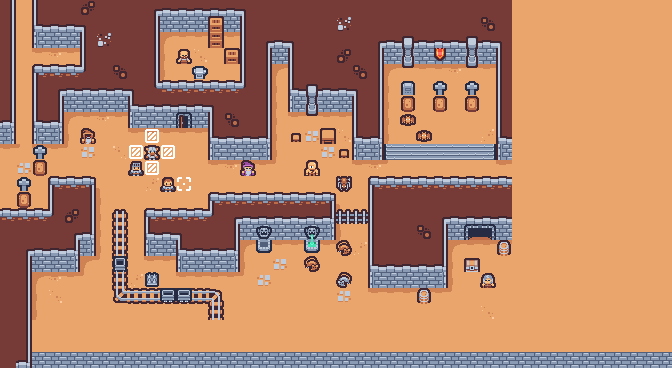

Below is a game level as drawn by its tile map, then a one-line description and the .tmx file that defines it, in full:
An orthogonal 42x23 tile map with 16x16 px tiles, 3 tile layers (Dungeon, Objects, Carts).

<map version="1.10" tiledversion="1.10.2" orientation="orthogonal" renderorder="right-down" width="42" height="23" tilewidth="16" tileheight="16" infinite="0" nextlayerid="6" nextobjectid="1">
 <editorsettings>
  <export target="sampleMap.csv" format="csv" />
 </editorsettings>
 <tileset firstgid="1" source="sampleSheet.tsx" />
 <layer id="1" name="Dungeon" width="42" height="23">
  <data encoding="csv">
14,49,16,1,1,3221225485,1,1,1,2,3,3,3,3,3,4,1,1,1,1,1,1,1,1,1,1,1,1,1,1,1,1,49,49,49,49,49,49,49,49,49,49,
14,49,17,3,3,4,1,1,1,14,41,41,41,41,41,16,1,1,1,1,1,25,1,1,1,1,1,1,1,1,1073741837,1,49,49,49,49,49,49,49,49,49,49,
14,49,58,41,41,16,25,1,1,14,1610612789,51,51,52,51,16,2,3,4,1,1,1,1,2,3,7,3,3,3,7,3,4,49,49,49,49,49,49,49,49,49,49,
14,49,51,52,51,16,1,1,1,14,1610612787,49,3221225522,49,49,16,14,41,16,1,1,536870925,1,14,41,19,41,30,41,19,41,16,49,49,49,49,49,49,49,49,49,49,
14,49,5,27,27,28,1,1073741837,1,14,1610612787,49,49,49,49,16,14,1610612789,16,1,1,1,1073741837,14,1610612789,31,51,51,52,31,51,16,49,49,49,49,49,49,49,49,49,49,
14,49,16,2,3,3,3,3,4,26,27,27,27,27,27,28,14,1610612787,17,7,3,3,4,14,1610612787,49,49,49,49,49,49,16,49,49,49,49,49,49,49,49,49,49,
14,49,16,14,41,41,41,41,17,3,3,3,3,4,1,1,14,1610612787,58,19,41,41,16,14,1610612787,49,49,49,49,49,49,16,49,49,49,49,49,49,49,49,49,49,
18,49,17,18,1610612789,51,52,51,58,41,41,22,41,16,2684354573,1,14,1610612787,51,31,51,51,16,14,1610612787,49,49,49,49,49,49,16,49,49,49,49,49,49,49,49,49,49,
60,49,58,60,1610612787,49,49,49,51,51,51,51,51,17,3,3,18,1610612787,49,43,49,3221225522,17,18,1610612787,49,49,49,49,49,2684354610,17,49,49,49,49,49,49,49,49,49,49,
51,54,51,51,54,43,49,50,49,49,49,49,49,58,41,41,60,1610612787,49,49,43,49,58,60,37,38,38,38,38,38,39,58,49,49,49,49,49,49,49,49,49,49,
49,43,49,49,49,49,49,49,49,49,49,49,49,51,52,51,51,54,49,49,49,49,51,52,54,49,49,49,49,49,49,51,49,49,49,49,49,49,49,49,49,49,
49,49,49,5,27,6,1610612790,49,49,2147483698,49,49,49,49,49,49,49,49,49,49,49,49,49,5,27,27,27,27,27,27,27,27,49,49,49,49,49,49,49,49,49,49,
49,49,49,16,1,14,1610612787,49,49,49,49,49,49,5,27,27,27,27,27,27,6,1610612790,49,16,1,1,1,1,1,1,1,1,49,49,49,49,49,49,49,49,49,49,
27,27,27,28,3221225485,14,1610612787,49,49,5,27,27,27,28,2,3,3,3,3,3,18,1610612787,49,16,1,1,1,2,3,3,3,3,49,49,49,49,49,49,49,49,49,49,
1,1,1,1,2,18,1610612787,49,49,17,3,4,1,1,14,41,20,41,41,21,60,1610612787,49,16,1,1,1073741837,14,41,11,12,41,49,49,49,49,49,49,49,49,49,49,
1,2,3,3,18,60,1610612787,49,49,58,41,17,3,3,18,1610612789,32,51,51,33,51,54,2147483698,16,1,1,1,14,1610612789,51,51,51,49,49,49,49,49,49,49,49,49,49,
1,14,41,41,60,1610612789,54,49,49,51,51,58,41,41,60,1610612787,49,43,49,49,49,49,49,17,3,3,3,18,1610612787,49,49,49,49,49,49,49,49,49,49,49,49,49,
1,14,1610612789,52,51,54,49,49,2147483698,42,49,51,51,51,51,54,43,49,49,49,49,49,49,58,41,41,41,60,1610612787,49,49,49,49,49,49,49,49,49,49,49,49,49,
1,14,1610612787,3758096434,49,49,49,49,49,3758096434,49,49,49,49,49,49,49,49,49,49,49,43,49,51,51,51,51,51,54,49,49,49,49,49,49,49,49,49,49,49,49,49,
1,14,1610612787,49,49,49,49,49,49,49,49,49,49,49,49,49,49,49,49,49,49,49,49,49,49,49,49,49,49,49,3758096434,49,49,49,49,49,49,49,49,49,49,49,
1,14,49,49,49,49,49,49,49,49,49,49,49,49,49,49,49,49,49,49,49,49,49,49,49,49,49,49,49,49,49,49,49,49,49,49,49,49,49,49,49,49,
1,14,49,49,49,49,49,49,49,49,49,49,49,49,49,49,49,49,49,49,49,49,49,49,49,49,49,49,49,49,49,49,49,49,49,49,49,49,49,49,49,49,
1,18,41,41,41,41,41,41,41,41,41,41,41,41,41,41,41,41,41,41,41,41,41,41,41,41,41,41,41,41,41,41,41,41,41,41,41,41,41,41,41,41
</data>
 </layer>
 <layer id="4" name="Objects" width="42" height="23">
  <data encoding="csv">
0,0,0,0,0,0,0,0,0,0,0,0,0,0,0,0,0,0,0,0,0,0,0,0,0,0,0,0,0,0,0,0,0,0,0,0,0,0,0,0,0,0,
0,0,0,0,0,0,0,0,0,0,0,0,0,64,0,0,0,0,0,0,0,0,0,0,0,0,0,0,0,0,0,0,0,0,0,0,0,0,0,0,0,0,
0,0,0,0,0,0,0,0,0,0,0,0,0,76,0,0,0,0,0,0,0,0,0,0,0,0,0,0,0,0,0,0,0,0,0,0,0,0,0,0,0,0,
0,0,0,0,0,0,0,0,0,0,0,87,0,0,64,0,0,0,0,0,0,0,0,0,0,0,0,0,0,0,0,0,0,0,0,0,0,0,0,0,0,0,
0,0,0,0,0,0,0,0,0,0,0,0,75,0,0,0,0,0,0,0,0,0,0,0,0,0,0,0,0,0,0,0,0,0,0,0,0,0,0,0,0,0,
0,0,0,0,0,0,0,0,0,0,0,0,0,0,0,0,0,0,0,0,0,0,0,0,0,66,0,65,0,65,0,0,0,0,0,0,0,0,0,0,0,0,
0,0,0,0,0,0,0,0,0,0,0,0,0,0,0,0,0,0,0,0,0,0,0,0,0,67,0,67,0,67,0,0,0,0,0,0,0,0,0,0,0,0,
0,0,0,0,0,0,0,0,0,0,0,0,0,0,0,0,0,0,0,0,0,0,0,0,0,121,0,0,0,0,0,0,0,0,0,0,0,0,0,0,0,0,
0,0,0,0,0,112,0,0,0,62,0,0,0,0,0,0,0,0,74,0,73,0,0,0,0,0,121,0,0,0,0,0,0,0,0,0,0,0,0,0,0,0,
0,0,65,0,0,0,0,0,62,88,62,0,0,0,0,0,0,0,0,0,0,74,0,0,0,0,0,0,0,0,0,0,0,0,0,0,0,0,0,0,0,0,
0,0,67,0,0,0,0,0,98,62,0,0,0,0,0,85,0,0,0,2147483758,0,0,0,0,0,0,0,0,0,0,0,0,0,0,0,0,0,0,0,0,0,0,
0,65,0,0,0,0,0,0,0,0,99,61,0,0,0,0,0,0,0,0,0,123,0,0,0,0,0,0,0,0,0,0,0,0,0,0,0,0,0,0,0,0,
0,67,0,0,0,0,0,0,0,0,0,0,0,0,0,0,0,0,0,0,0,0,0,0,0,0,0,0,0,0,0,0,0,0,0,0,0,0,0,0,0,0,
0,0,0,0,0,0,0,68,0,0,0,0,0,0,0,0,0,0,0,0,0,78,78,0,0,0,0,0,0,0,0,0,0,0,0,0,0,0,0,0,0,0,
0,0,0,0,0,0,0,82,0,0,0,0,0,0,0,0,0,0,0,0,0,0,0,0,0,0,0,0,0,0,0,0,0,0,0,0,0,0,0,0,0,0,
0,0,0,0,0,0,0,82,0,0,0,0,0,0,0,0,0,0,0,0,0,124,0,0,0,0,0,0,0,0,0,83,0,0,0,0,0,0,0,0,0,0,
0,0,0,0,0,0,0,82,0,0,0,0,0,0,0,0,0,0,0,124,0,0,0,0,0,0,0,0,0,90,0,0,0,0,0,0,0,0,0,0,0,0,
0,0,0,0,0,0,0,82,0,0,0,0,0,0,0,0,0,0,0,0,0,2147483773,0,0,0,0,0,0,0,0,2147483749,0,0,0,0,0,0,0,0,0,0,0,
0,0,0,0,0,0,0,94,71,71,71,71,71,72,0,0,0,0,0,0,0,0,0,0,0,0,83,0,0,0,0,0,0,0,0,0,0,0,0,0,0,0,
0,0,0,0,0,0,0,0,0,0,0,0,0,82,0,0,0,0,0,0,0,0,0,0,0,0,0,0,0,0,0,0,0,0,0,0,0,0,0,0,0,0,
0,0,0,0,0,0,0,0,0,0,0,0,0,0,0,0,0,0,0,0,0,0,0,0,0,0,0,0,0,0,0,0,0,0,0,0,0,0,0,0,0,0,
0,0,0,0,0,0,0,0,0,0,0,0,0,0,0,0,0,0,0,0,0,0,0,0,0,0,0,0,0,0,0,0,0,0,0,0,0,0,0,0,0,0,
0,0,0,0,0,0,0,0,0,0,0,0,0,0,0,0,0,0,0,0,0,0,0,0,0,0,0,0,0,0,0,0,0,0,0,0,0,0,0,0,0,0
</data>
 </layer>
 <layer id="5" name="Carts" width="42" height="23">
  <data encoding="csv">
0,0,0,0,0,0,0,0,0,0,0,0,0,0,0,0,0,0,0,0,0,0,0,0,0,0,0,0,0,0,0,0,0,0,0,0,0,0,0,0,0,0,
0,0,0,0,0,0,0,0,0,0,0,0,0,0,0,0,0,0,0,0,0,0,0,0,0,0,0,0,0,0,0,0,0,0,0,0,0,0,0,0,0,0,
0,0,0,0,0,0,0,0,0,0,0,0,0,0,0,0,0,0,0,0,0,0,0,0,0,0,0,0,0,0,0,0,0,0,0,0,0,0,0,0,0,0,
0,0,0,0,0,0,0,0,0,0,0,0,0,0,0,0,0,0,0,0,0,0,0,0,0,0,0,0,0,0,0,0,0,0,0,0,0,0,0,0,0,0,
0,0,0,0,0,0,0,0,0,0,0,0,0,0,0,0,0,0,0,0,0,0,0,0,0,0,0,0,0,0,0,0,0,0,0,0,0,0,0,0,0,0,
0,0,0,0,0,0,0,0,0,0,0,0,0,0,0,0,0,0,0,0,0,0,0,0,0,0,0,0,0,0,0,0,0,0,0,0,0,0,0,0,0,0,
0,0,0,0,0,0,0,0,0,0,0,0,0,0,0,0,0,0,0,0,0,0,0,0,0,0,0,0,0,0,0,0,0,0,0,0,0,0,0,0,0,0,
0,0,0,0,0,0,0,0,0,0,0,0,0,0,0,0,0,0,0,0,0,0,0,0,0,0,0,0,0,0,0,0,0,0,0,0,0,0,0,0,0,0,
0,0,0,0,0,0,0,0,0,0,0,0,0,0,0,0,0,0,0,0,0,0,0,0,0,0,0,0,0,0,0,0,0,0,0,0,0,0,0,0,0,0,
0,0,0,0,0,0,0,0,0,0,0,0,0,0,0,0,0,0,0,0,0,0,0,0,0,0,0,0,0,0,0,0,0,0,0,0,0,0,0,0,0,0,
0,0,0,0,0,0,0,0,0,0,0,0,0,0,0,0,0,0,0,0,0,0,0,0,0,0,0,0,0,0,0,0,0,0,0,0,0,0,0,0,0,0,
0,0,0,0,0,0,0,0,0,0,0,0,0,0,0,0,0,0,0,0,0,0,0,0,0,0,0,0,0,0,0,0,0,0,0,0,0,0,0,0,0,0,
0,0,0,0,0,0,0,0,0,0,0,0,0,0,0,0,0,0,0,0,0,0,0,0,0,0,0,0,0,0,0,0,0,0,0,0,0,0,0,0,0,0,
0,0,0,0,0,0,0,0,0,0,0,0,0,0,0,0,0,0,0,0,0,0,0,0,0,0,0,0,0,0,0,0,0,0,0,0,0,0,0,0,0,0,
0,0,0,0,0,0,0,0,0,0,0,0,0,0,0,0,0,0,0,0,0,0,0,0,0,0,0,0,0,0,0,0,0,0,0,0,0,0,0,0,0,0,
0,0,0,0,0,0,0,0,0,0,0,0,0,0,0,0,0,0,0,0,0,0,0,0,0,0,0,0,0,0,0,0,0,0,0,0,0,0,0,0,0,0,
0,0,0,0,0,0,0,56,0,0,0,0,0,0,0,0,0,0,0,0,0,0,0,0,0,0,0,0,0,0,0,0,0,0,0,0,0,0,0,0,0,0,
0,0,0,0,0,0,0,0,0,0,0,0,0,0,0,0,0,0,0,0,0,0,0,0,0,0,0,0,0,0,0,0,0,0,0,0,0,0,0,0,0,0,
0,0,0,0,0,0,0,0,0,0,55,55,0,0,0,0,0,0,0,0,0,0,0,0,0,0,0,0,0,0,0,0,0,0,0,0,0,0,0,0,0,0,
0,0,0,0,0,0,0,0,0,0,0,0,0,0,0,0,0,0,0,0,0,0,0,0,0,0,0,0,0,0,0,0,0,0,0,0,0,0,0,0,0,0,
0,0,0,0,0,0,0,0,0,0,0,0,0,0,0,0,0,0,0,0,0,0,0,0,0,0,0,0,0,0,0,0,0,0,0,0,0,0,0,0,0,0,
0,0,0,0,0,0,0,0,0,0,0,0,0,0,0,0,0,0,0,0,0,0,0,0,0,0,0,0,0,0,0,0,0,0,0,0,0,0,0,0,0,0,
0,0,0,0,0,0,0,0,0,0,0,0,0,0,0,0,0,0,0,0,0,0,0,0,0,0,0,0,0,0,0,0,0,0,0,0,0,0,0,0,0,0
</data>
 </layer>
</map>
